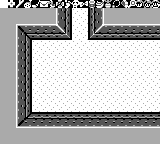

This is a level from a 2D game, rendered from its Tiled map with the project's own tilesets. A one-line summary and the complete map file follow:
An orthogonal 20x18 tile map with 8x8 px tiles, 2 tile layers (bg, Tile Layer 1), 5 tilesets.

<map version="1.2" tiledversion="1.2.2" orientation="orthogonal" renderorder="right-down" width="20" height="18" tilewidth="8" tileheight="8" infinite="0" nextlayerid="3" nextobjectid="1">
 <tileset firstgid="1" source="items-2.tsx" />
 <tileset firstgid="65" source="dungeon-items.tsx" />
 <tileset firstgid="81" source="overworld-landscape.tsx" />
 <tileset firstgid="177" source="walls-a.tsx" />
 <tileset firstgid="209" source="font.tsx" />
 <layer id="1" name="bg" width="20" height="18">
  <data encoding="csv">
157,50,51,52,53,54,55,56,57,58,49,80,78,79,42,157,157,157,157,157,
167,167,167,167,167,167,167,167,167,167,167,167,167,167,167,167,167,167,167,167,
167,167,167,167,167,167,167,167,167,167,167,167,167,167,167,167,167,167,167,167,
167,167,167,167,167,167,167,167,167,167,167,167,167,167,167,167,167,167,167,167,
167,167,167,167,167,167,167,167,167,167,167,167,167,167,167,167,167,167,167,167,
167,167,167,167,167,167,167,167,167,167,167,167,167,167,167,167,167,167,167,167,
167,167,167,167,167,167,167,167,167,167,167,167,167,167,167,167,167,167,167,167,
167,167,167,167,167,167,167,167,167,167,167,167,167,167,167,167,167,167,167,167,
167,167,167,167,167,167,167,167,167,167,167,167,167,167,167,167,167,167,167,167,
167,167,167,167,167,167,167,167,167,167,167,167,167,167,167,167,167,167,167,167,
167,167,167,167,167,167,167,167,167,167,167,167,167,167,167,167,167,167,167,167,
167,167,167,167,167,167,167,167,167,167,167,167,167,167,167,167,167,167,167,167,
167,167,167,167,167,167,167,167,167,167,167,167,167,167,167,167,167,167,167,167,
167,167,167,167,167,167,167,167,167,167,167,167,167,167,167,167,167,167,167,167,
167,167,167,167,167,167,167,167,167,167,167,167,167,167,167,167,167,167,167,167,
167,167,167,167,167,167,167,167,167,167,167,167,167,167,167,167,167,167,167,167,
167,167,167,167,167,167,167,167,167,167,167,167,167,167,167,167,167,167,167,167,
167,167,167,167,167,167,167,167,167,167,167,167,167,167,167,167,167,167,167,167
</data>
 </layer>
 <layer id="2" name="Tile Layer 1" width="20" height="18">
  <data encoding="csv">
176,343,356,357,359,344,345,346,347,349,353,354,355,358,361,362,363,350,351,352,
173,173,173,173,173,173,173,187,1610612937,0,0,2684354761,3221225659,173,173,173,173,173,173,173,
173,173,173,173,173,173,173,187,1610612937,0,0,2684354761,3221225659,173,173,173,173,173,173,173,
173,173,2684354739,2684354747,2684354747,2684354747,2684354747,1073742007,1610612937,0,0,2684354761,536871095,2684354747,2684354747,2684354747,2684354747,2684354747,2684354747,2684354747,
173,173,187,2684354755,201,201,201,201,3221225672,0,0,1610612936,201,201,201,201,201,201,201,201,
173,173,187,1610612937,0,0,0,0,0,0,0,0,0,0,0,0,0,0,0,0,
173,173,187,1610612937,0,0,0,0,0,0,0,0,0,0,0,0,0,0,0,0,
173,173,187,1610612937,0,0,0,0,0,0,0,0,0,0,0,0,0,0,0,0,
173,173,187,1610612937,0,0,0,0,0,0,0,0,0,0,0,0,0,0,0,0,
173,173,187,1610612937,0,0,0,0,0,0,0,0,0,0,0,0,0,0,0,0,
173,173,187,1610612937,0,0,0,0,0,0,0,0,0,0,0,0,0,0,0,0,
173,173,187,1610612937,0,0,0,0,0,0,0,0,0,0,0,0,0,0,0,0,
173,173,187,1610612937,0,0,0,0,0,0,0,0,0,0,0,0,0,0,0,0,
173,173,187,1610612937,0,0,0,0,0,0,0,0,0,0,0,0,0,0,0,0,
173,173,187,195,3221225673,3221225673,3221225673,3221225673,3221225673,3221225673,3221225673,3221225673,3221225673,3221225673,3221225673,3221225673,3221225673,3221225673,3221225673,3221225673,
173,173,179,1610612923,1610612923,1610612923,1610612923,1610612923,1610612923,1610612923,1610612923,1610612923,1610612923,1610612923,1610612923,1610612923,1610612923,1610612923,1610612923,1610612923,
173,173,173,173,173,173,173,173,173,173,173,173,173,173,173,173,173,173,173,173,
173,173,173,173,173,173,173,173,173,173,173,173,173,173,173,173,173,173,173,173
</data>
 </layer>
</map>
